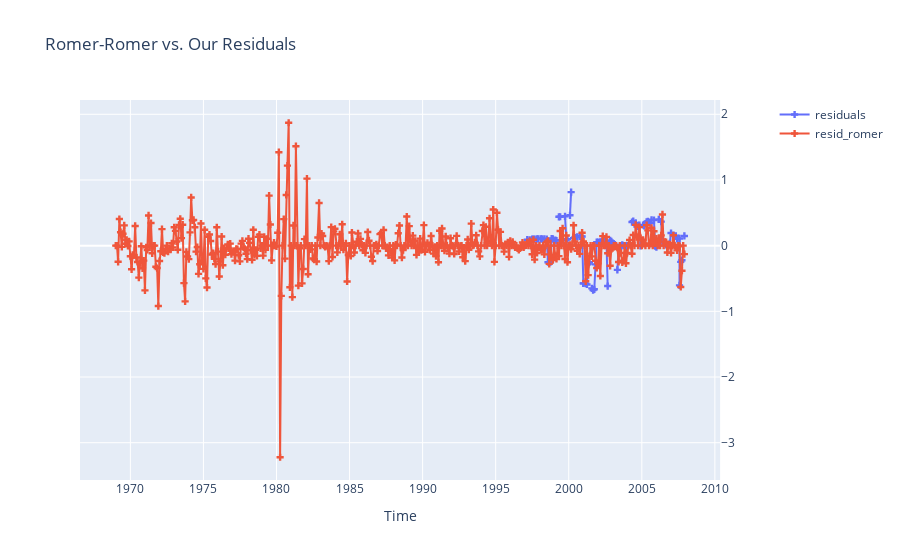

The cell this chart's notebook holds for it:
### Code cell
u.multi_axis_line_plot(compare, ["residuals", "resid_romer"], title="Romer-Romer vs. Our Residuals", y_axis_title="Residuals", x_axis_title="Time")

### Figure 1 — Plotly figure (JSON) as saved in the notebook; plotly's stock layout.template omitted (floating-point values rounded to 4 significant figures; data arrays with more than 128 entries replaced by an {"elided": "..."} marker saying what was removed)
{"data": [{"marker": {"symbol": "cross"}, "mode": "markers+lines", "name": "residuals", "type": "scatter", "x": {"elided": "470 str values"}, "xaxis": "x", "y": {"elided": "470 float values"}, "yaxis": "y2"}, {"marker": {"symbol": "cross"}, "mode": "markers+lines", "name": "resid_romer", "type": "scatter", "x": {"elided": "470 str values"}, "xaxis": "x", "y": {"elided": "470 float values"}, "yaxis": "y2"}], "layout": {"title": {"text": "Romer-Romer vs. Our Residuals"}, "xaxis": {"anchor": "y", "domain": [0, 0.94], "title": {"text": "Time"}}, "yaxis": {"anchor": "x", "domain": [0, 1], "title": {"text": "Residuals"}}, "yaxis2": {"anchor": "x", "overlaying": "y", "side": "right"}}}
